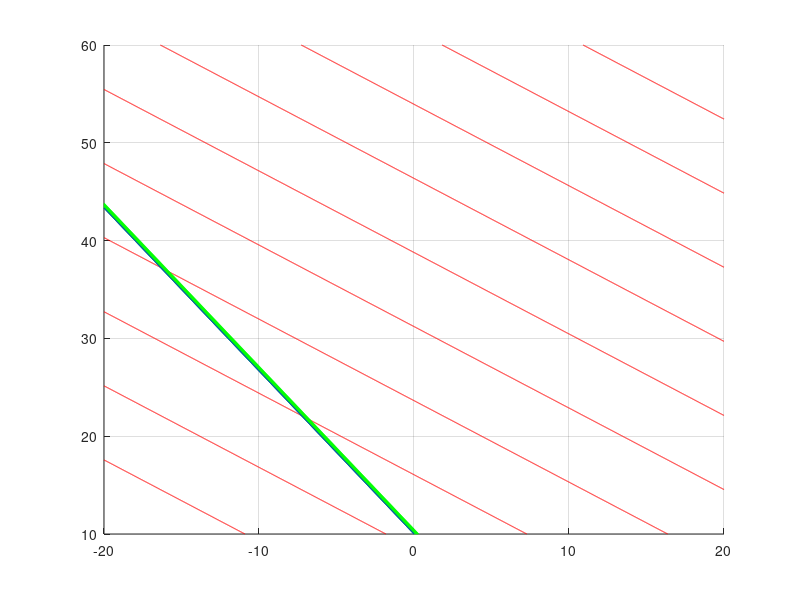

This chart was generated by the following MATLAB code: (Note: this script raises an error after producing the figure.)
f= [5; 6];
A= [5 3;
   2 5;
   1 2];
b= [30; 95; 40];
lowerBound= [-10; 20];
upperBound= [10; 50];

[x, fval] = linprog(-f, A, b, [], [], lowerBound, upperBound)

[m, n] = size(A);

hold on
grid on
x1_min = -20; x1_max = 20;
x2_min = 10; x2_max = 60;
x1 = x1_min : 0.01 : x1_max;
x2 = x2_min : 0.1 : x2_max;
axis([x1_min x1_max x2_min x2_max]);
[X1, X2] = meshgrid(x1, x2);
F = f(1).*X1 + f(2).*X2;
[c, h] = contour(X1, X2, F, 'r-');

for i = 1 :m,
   G = A(i, 1).*X1 + A(i,2).*X2 - b(i);
   contour(X1, X2, G, [0 : 0.1 : 1.5], 'g-');   
   contour(X1, X2, G, [0 0], 'b-'); 
   gtext(sprintf('%d', i));
end

y = [5, 3; 2, 5]
a = [30, 95]
  